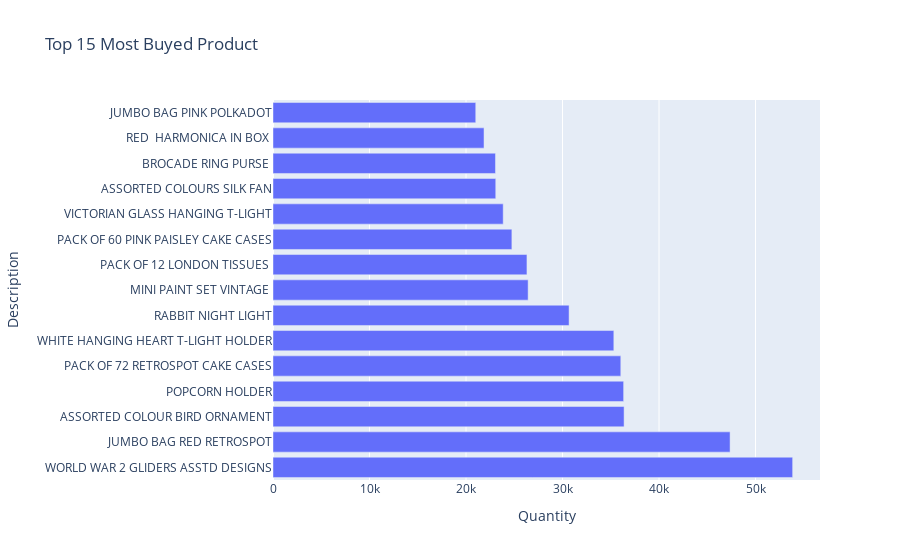

The cell this chart's notebook holds for it:
### Code cell
fig=px.bar(Most_buyed_product,x='Quantity',y='Description',title='Top 15 Most Buyed Product')
fig.show()

### Figure 1 — Plotly figure (JSON) as saved in the notebook; plotly's stock layout.template omitted (floating-point values rounded to 4 significant figures)
{"data": [{"alignmentgroup": "True", "hovertemplate": "Quantity=%{x}<br>Description=%{y}<extra></extra>", "legendgroup": "", "marker": {"color": "#636efa", "pattern": {"shape": ""}}, "name": "", "offsetgroup": "", "orientation": "h", "showlegend": false, "textposition": "auto", "type": "bar", "x": [53847, 47363, 36381, 36334, 36039, 35317, 30680, 26437, 26315, 24753, 23854, 23082, 23053, 21866, 21009], "xaxis": "x", "y": ["WORLD WAR 2 GLIDERS ASSTD DESIGNS", "JUMBO BAG RED RETROSPOT", "ASSORTED COLOUR BIRD ORNAMENT", "POPCORN HOLDER", "PACK OF 72 RETROSPOT CAKE CASES", "WHITE HANGING HEART T-LIGHT HOLDER", "RABBIT NIGHT LIGHT", "MINI PAINT SET VINTAGE ", "PACK OF 12 LONDON TISSUES ", "PACK OF 60 PINK PAISLEY CAKE CASES", "VICTORIAN GLASS HANGING T-LIGHT", "ASSORTED COLOURS SILK FAN", "BROCADE RING PURSE ", "RED  HARMONICA IN BOX ", "JUMBO BAG PINK POLKADOT"], "yaxis": "y"}], "layout": {"barmode": "relative", "legend": {"tracegroupgap": 0}, "title": {"text": "Top 15 Most Buyed Product"}, "xaxis": {"anchor": "y", "domain": [0, 1], "title": {"text": "Quantity"}}, "yaxis": {"anchor": "x", "domain": [0, 1], "title": {"text": "Description"}}}}
